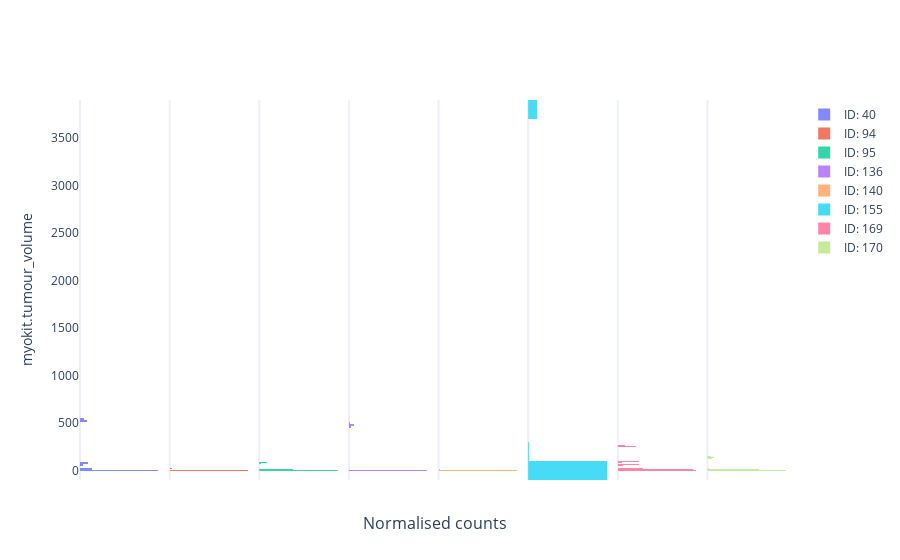
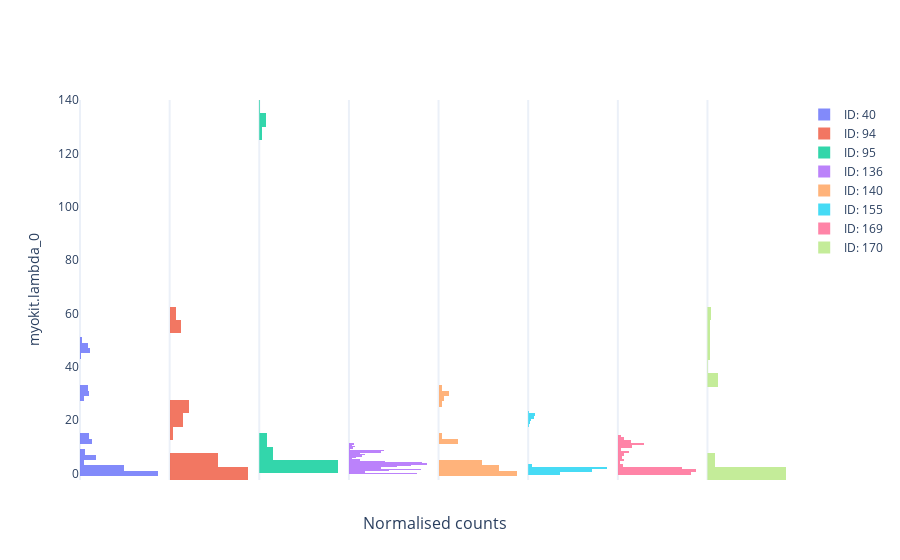
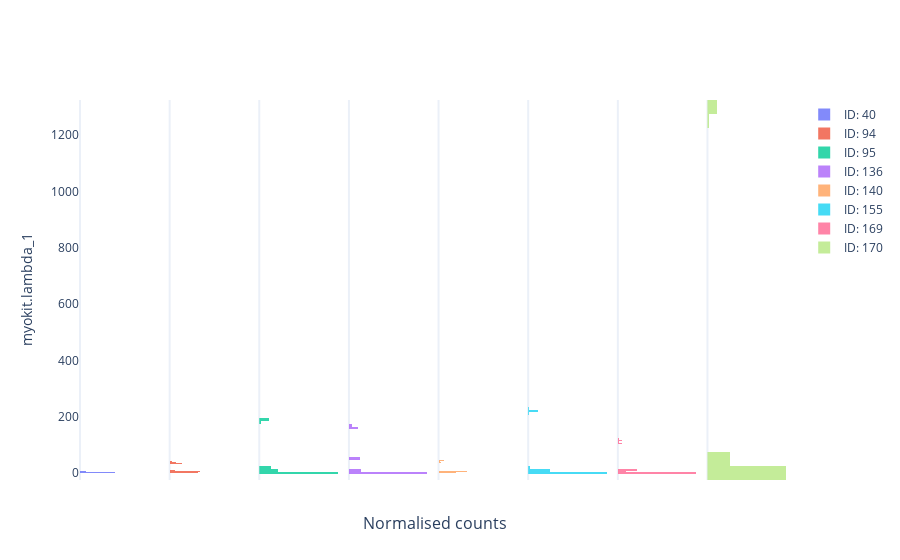

Notebook code cell kept with these figures, in order:
### Code cell
fig = erlo.plots.MarginalPosteriorPlot()
fig.add_data(data=result, warm_up_iter=0)

fig.show()

### Figure 1 — Plotly figure (JSON) as saved in the notebook; plotly's stock layout.template omitted (floating-point values rounded to 4 significant figures; data arrays with more than 128 entries replaced by an {"elided": "..."} marker saying what was removed)
{"data": [{"hovertemplate": "Sample: %{y:.2f}<br>Rhat: 79.34534839113341<br>", "marker": {"color": "#636EFA"}, "name": "ID: 40", "opacity": 0.8, "type": "histogram", "visible": true, "xaxis": "x", "y": {"elided": "1000 float values"}, "yaxis": "y"}, {"hovertemplate": "Sample: %{y:.2f}<br>Rhat: 11.56050139973189<br>", "marker": {"color": "#EF553B"}, "name": "ID: 94", "opacity": 0.8, "type": "histogram", "visible": true, "xaxis": "x2", "y": {"elided": "1000 float values"}, "yaxis": "y2"}, {"hovertemplate": "Sample: %{y:.2f}<br>Rhat: 27.491711320152334<br>", "marker": {"color": "#00CC96"}, "name": "ID: 95", "opacity": 0.8, "type": "histogram", "visible": true, "xaxis": "x3", "y": {"elided": "1000 float values"}, "yaxis": "y3"}, {"hovertemplate": "Sample: %{y:.2f}<br>Rhat: 80.58678430253107<br>", "marker": {"color": "#AB63FA"}, "name": "ID: 136", "opacity": 0.8, "type": "histogram", "visible": true, "xaxis": "x4", "y": {"elided": "1000 float values"}, "yaxis": "y4"}, {"hovertemplate": "Sample: %{y:.2f}<br>Rhat: 7.81395511679223<br>", "marker": {"color": "#FFA15A"}, "name": "ID: 140", "opacity": 0.8, "type": "histogram", "visible": true, "xaxis": "x5", "y": {"elided": "1000 float values"}, "yaxis": "y5"}, {"hovertemplate": "Sample: %{y:.2f}<br>Rhat: 225.41173794782515<br>", "marker": {"color": "#19D3F3"}, "name": "ID: 155", "opacity": 0.8, "type": "histogram", "visible": true, "xaxis": "x6", "y": {"elided": "1000 float values"}, "yaxis": "y6"}, {"hovertemplate": "Sample: %{y:.2f}<br>Rhat: 48.30308159818477<br>", "marker": {"color": "#FF6692"}, "name": "ID: 169", "opacity": 0.8, "type": "histogram", "visible": true, "xaxis": "x7", "y": {"elided": "1000 float values"}, "yaxis": "y7"}, {"hovertemplate": "Sample: %{y:.2f}<br>Rhat: 31.639552406970658<br>", "marker": {"color": "#B6E880"}, "name": "ID: 170", "opacity": 0.8, "type": "histogram", "visible": true, "xaxis": "x8", "y": {"elided": "1000 float values"}, "yaxis": "y8"}], "layout": {"annotations": [{"font": {"size": 16}, "showarrow": false, "text": "Normalised counts", "x": 0.5, "xanchor": "center", "xref": "paper", "y": 0, "yanchor": "top", "yref": "paper", "yshift": -30}], "autosize": true, "xaxis": {"anchor": "y", "domain": [0, 0.1162], "tickvals": []}, "xaxis2": {"anchor": "y2", "domain": [0.1263, 0.2425], "tickvals": []}, "xaxis3": {"anchor": "y3", "domain": [0.2525, 0.3688], "tickvals": []}, "xaxis4": {"anchor": "y4", "domain": [0.3788, 0.495], "tickvals": []}, "xaxis5": {"anchor": "y5", "domain": [0.505, 0.6212], "tickvals": []}, "xaxis6": {"anchor": "y6", "domain": [0.6312, 0.7475], "tickvals": []}, "xaxis7": {"anchor": "y7", "domain": [0.7575, 0.8737], "tickvals": []}, "xaxis8": {"anchor": "y8", "domain": [0.8837, 1.0], "tickvals": []}, "yaxis": {"anchor": "x", "domain": [0, 1], "title": {"text": "myokit.tumour_volume"}}, "yaxis2": {"anchor": "x2", "domain": [0, 1], "matches": "y", "showticklabels": false}, "yaxis3": {"anchor": "x3", "domain": [0, 1], "matches": "y", "showticklabels": false}, "yaxis4": {"anchor": "x4", "domain": [0, 1], "matches": "y", "showticklabels": false}, "yaxis5": {"anchor": "x5", "domain": [0, 1], "matches": "y", "showticklabels": false}, "yaxis6": {"anchor": "x6", "domain": [0, 1], "matches": "y", "showticklabels": false}, "yaxis7": {"anchor": "x7", "domain": [0, 1], "matches": "y", "showticklabels": false}, "yaxis8": {"anchor": "x8", "domain": [0, 1], "matches": "y", "showticklabels": false}}}

### Figure 2 — Plotly figure (JSON) as saved in the notebook; plotly's stock layout.template omitted (floating-point values rounded to 4 significant figures; data arrays with more than 128 entries replaced by an {"elided": "..."} marker saying what was removed)
{"data": [{"hovertemplate": "Sample: %{y:.2f}<br>Rhat: 25.8920399586755<br>", "marker": {"color": "#636EFA"}, "name": "ID: 40", "opacity": 0.8, "type": "histogram", "visible": true, "xaxis": "x", "y": {"elided": "1000 float values"}, "yaxis": "y"}, {"hovertemplate": "Sample: %{y:.2f}<br>Rhat: 18.70877114489329<br>", "marker": {"color": "#EF553B"}, "name": "ID: 94", "opacity": 0.8, "type": "histogram", "visible": true, "xaxis": "x2", "y": {"elided": "1000 float values"}, "yaxis": "y2"}, {"hovertemplate": "Sample: %{y:.2f}<br>Rhat: 37.30349426624108<br>", "marker": {"color": "#00CC96"}, "name": "ID: 95", "opacity": 0.8, "type": "histogram", "visible": true, "xaxis": "x3", "y": {"elided": "1000 float values"}, "yaxis": "y3"}, {"hovertemplate": "Sample: %{y:.2f}<br>Rhat: 5.934219008994639<br>", "marker": {"color": "#AB63FA"}, "name": "ID: 136", "opacity": 0.8, "type": "histogram", "visible": true, "xaxis": "x4", "y": {"elided": "1000 float values"}, "yaxis": "y4"}, {"hovertemplate": "Sample: %{y:.2f}<br>Rhat: 18.087203204076424<br>", "marker": {"color": "#FFA15A"}, "name": "ID: 140", "opacity": 0.8, "type": "histogram", "visible": true, "xaxis": "x5", "y": {"elided": "1000 float values"}, "yaxis": "y5"}, {"hovertemplate": "Sample: %{y:.2f}<br>Rhat: 17.056069565673678<br>", "marker": {"color": "#19D3F3"}, "name": "ID: 155", "opacity": 0.8, "type": "histogram", "visible": true, "xaxis": "x6", "y": {"elided": "1000 float values"}, "yaxis": "y6"}, {"hovertemplate": "Sample: %{y:.2f}<br>Rhat: 8.857248788283922<br>", "marker": {"color": "#FF6692"}, "name": "ID: 169", "opacity": 0.8, "type": "histogram", "visible": true, "xaxis": "x7", "y": {"elided": "1000 float values"}, "yaxis": "y7"}, {"hovertemplate": "Sample: %{y:.2f}<br>Rhat: 19.13895729289181<br>", "marker": {"color": "#B6E880"}, "name": "ID: 170", "opacity": 0.8, "type": "histogram", "visible": true, "xaxis": "x8", "y": {"elided": "1000 float values"}, "yaxis": "y8"}], "layout": {"annotations": [{"font": {"size": 16}, "showarrow": false, "text": "Normalised counts", "x": 0.5, "xanchor": "center", "xref": "paper", "y": 0, "yanchor": "top", "yref": "paper", "yshift": -30}], "autosize": true, "xaxis": {"anchor": "y", "domain": [0, 0.1162], "tickvals": []}, "xaxis2": {"anchor": "y2", "domain": [0.1263, 0.2425], "tickvals": []}, "xaxis3": {"anchor": "y3", "domain": [0.2525, 0.3688], "tickvals": []}, "xaxis4": {"anchor": "y4", "domain": [0.3788, 0.495], "tickvals": []}, "xaxis5": {"anchor": "y5", "domain": [0.505, 0.6212], "tickvals": []}, "xaxis6": {"anchor": "y6", "domain": [0.6312, 0.7475], "tickvals": []}, "xaxis7": {"anchor": "y7", "domain": [0.7575, 0.8737], "tickvals": []}, "xaxis8": {"anchor": "y8", "domain": [0.8837, 1.0], "tickvals": []}, "yaxis": {"anchor": "x", "domain": [0, 1], "title": {"text": "myokit.lambda_0"}}, "yaxis2": {"anchor": "x2", "domain": [0, 1], "matches": "y", "showticklabels": false}, "yaxis3": {"anchor": "x3", "domain": [0, 1], "matches": "y", "showticklabels": false}, "yaxis4": {"anchor": "x4", "domain": [0, 1], "matches": "y", "showticklabels": false}, "yaxis5": {"anchor": "x5", "domain": [0, 1], "matches": "y", "showticklabels": false}, "yaxis6": {"anchor": "x6", "domain": [0, 1], "matches": "y", "showticklabels": false}, "yaxis7": {"anchor": "x7", "domain": [0, 1], "matches": "y", "showticklabels": false}, "yaxis8": {"anchor": "x8", "domain": [0, 1], "matches": "y", "showticklabels": false}}}

### Figure 3 — Plotly figure (JSON) as saved in the notebook; plotly's stock layout.template omitted (floating-point values rounded to 4 significant figures; data arrays with more than 128 entries replaced by an {"elided": "..."} marker saying what was removed)
{"data": [{"hovertemplate": "Sample: %{y:.2f}<br>Rhat: 2.7444644884732328<br>", "marker": {"color": "#636EFA"}, "name": "ID: 40", "opacity": 0.8, "type": "histogram", "visible": true, "xaxis": "x", "y": {"elided": "1000 float values"}, "yaxis": "y"}, {"hovertemplate": "Sample: %{y:.2f}<br>Rhat: 14.858225295326926<br>", "marker": {"color": "#EF553B"}, "name": "ID: 94", "opacity": 0.8, "type": "histogram", "visible": true, "xaxis": "x2", "y": {"elided": "1000 float values"}, "yaxis": "y2"}, {"hovertemplate": "Sample: %{y:.2f}<br>Rhat: 70.72641513334209<br>", "marker": {"color": "#00CC96"}, "name": "ID: 95", "opacity": 0.8, "type": "histogram", "visible": true, "xaxis": "x3", "y": {"elided": "1000 float values"}, "yaxis": "y3"}, {"hovertemplate": "Sample: %{y:.2f}<br>Rhat: 42.93897081234557<br>", "marker": {"color": "#AB63FA"}, "name": "ID: 136", "opacity": 0.8, "type": "histogram", "visible": true, "xaxis": "x4", "y": {"elided": "1000 float values"}, "yaxis": "y4"}, {"hovertemplate": "Sample: %{y:.2f}<br>Rhat: 15.70397495795874<br>", "marker": {"color": "#FFA15A"}, "name": "ID: 140", "opacity": 0.8, "type": "histogram", "visible": true, "xaxis": "x5", "y": {"elided": "1000 float values"}, "yaxis": "y5"}, {"hovertemplate": "Sample: %{y:.2f}<br>Rhat: 61.64288669424246<br>", "marker": {"color": "#19D3F3"}, "name": "ID: 155", "opacity": 0.8, "type": "histogram", "visible": true, "xaxis": "x6", "y": {"elided": "1000 float values"}, "yaxis": "y6"}, {"hovertemplate": "Sample: %{y:.2f}<br>Rhat: 42.74930010594122<br>", "marker": {"color": "#FF6692"}, "name": "ID: 169", "opacity": 0.8, "type": "histogram", "visible": true, "xaxis": "x7", "y": {"elided": "1000 float values"}, "yaxis": "y7"}, {"hovertemplate": "Sample: %{y:.2f}<br>Rhat: 214.78977389449358<br>", "marker": {"color": "#B6E880"}, "name": "ID: 170", "opacity": 0.8, "type": "histogram", "visible": true, "xaxis": "x8", "y": {"elided": "1000 float values"}, "yaxis": "y8"}], "layout": {"annotations": [{"font": {"size": 16}, "showarrow": false, "text": "Normalised counts", "x": 0.5, "xanchor": "center", "xref": "paper", "y": 0, "yanchor": "top", "yref": "paper", "yshift": -30}], "autosize": true, "xaxis": {"anchor": "y", "domain": [0, 0.1162], "tickvals": []}, "xaxis2": {"anchor": "y2", "domain": [0.1263, 0.2425], "tickvals": []}, "xaxis3": {"anchor": "y3", "domain": [0.2525, 0.3688], "tickvals": []}, "xaxis4": {"anchor": "y4", "domain": [0.3788, 0.495], "tickvals": []}, "xaxis5": {"anchor": "y5", "domain": [0.505, 0.6212], "tickvals": []}, "xaxis6": {"anchor": "y6", "domain": [0.6312, 0.7475], "tickvals": []}, "xaxis7": {"anchor": "y7", "domain": [0.7575, 0.8737], "tickvals": []}, "xaxis8": {"anchor": "y8", "domain": [0.8837, 1.0], "tickvals": []}, "yaxis": {"anchor": "x", "domain": [0, 1], "title": {"text": "myokit.lambda_1"}}, "yaxis2": {"anchor": "x2", "domain": [0, 1], "matches": "y", "showticklabels": false}, "yaxis3": {"anchor": "x3", "domain": [0, 1], "matches": "y", "showticklabels": false}, "yaxis4": {"anchor": "x4", "domain": [0, 1], "matches": "y", "showticklabels": false}, "yaxis5": {"anchor": "x5", "domain": [0, 1], "matches": "y", "showticklabels": false}, "yaxis6": {"anchor": "x6", "domain": [0, 1], "matches": "y", "showticklabels": false}, "yaxis7": {"anchor": "x7", "domain": [0, 1], "matches": "y", "showticklabels": false}, "yaxis8": {"anchor": "x8", "domain": [0, 1], "matches": "y", "showticklabels": false}}}
